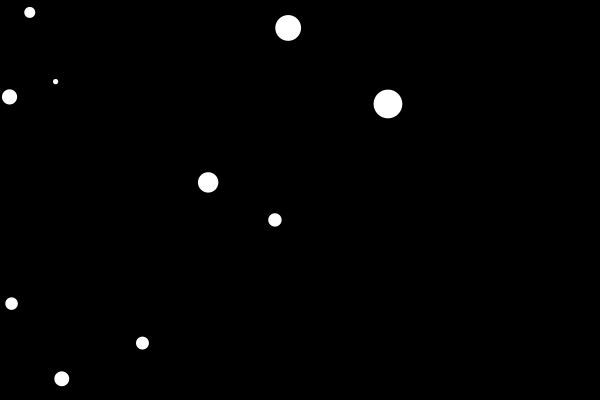
Frame 1 (no input)
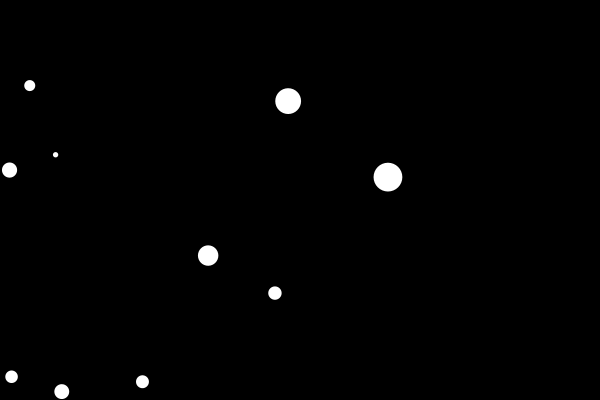
Frame 60 (the mouse pressed at the canvas centre just before this capture)
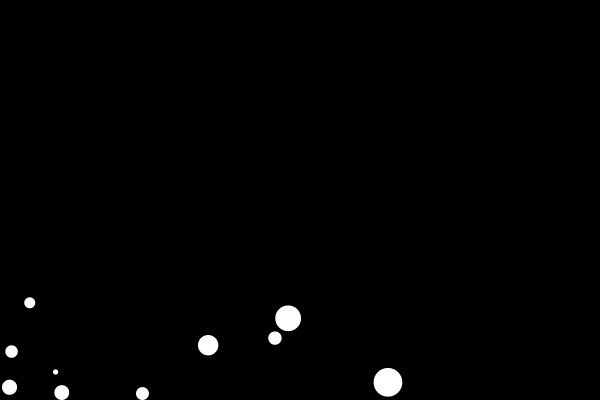
Frame 120 (the mouse held since frame 60 and released just before this capture)

The Processing sketch that drew these frames (run headless with seeded random() and noise(); from frame 60 on, the mouse is pressed at the canvas centre):

// Processing sketch: sketch_2_SimpleBall_object_PVector
// ── sketch_2_SimpleBall_object_PVector.pde
//Initiate an array of objects
Collider[] collide;

//create some global constants

//the number of particles we will create
int particles = 10;

//some values that will drive the physics in our virtual space
float bounce = 0.005;
float gravity = 0.04;
float friction = -0.7;

void setup() {
  size(600, 400);

  collide = new Collider[particles];

  for (int i = 0; i < particles; i++) {
    collide[i] = new Collider(new PVector(random(width), random(height)), random(5, 30), i);
  }
  noStroke();
  fill(255);
}


void draw() {
  background(0);
  for (Collider c : collide) {
    c.move();
    c.display();
  }
}

class Collider {

  PVector loc;

  //use in force calc
  PVector force = new PVector(0, 0);

  float diameter;

  //easy way to store the index of each object - this will come in handy later
  int id;

  Collider(PVector locin, float di, int idi) {

    loc = locin;
    diameter = di;

    id = idi;
  }

  void move() {

    force.y += gravity;
    loc.x += force.x;
    loc.y += force.y;

    if (loc.x + diameter/2 > width) {
      loc.x = width - diameter/2;
      force.x *= friction;
    } else if (loc.x - diameter/2 < 0) {
      loc.x = diameter/2;
      force.x *= friction;
    }
    if (loc.y + diameter/2 > height) {
      loc.y = height - diameter/2;
      force.y *= friction;
    } else if (loc.y - diameter/2 < 0) {
      loc.y = diameter/2;
      force.y *= friction;
    }
  }

  void display() {
    ellipse(loc.x, loc.y, diameter, diameter);
  }
}
